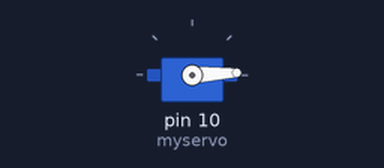
The sketch below on a simulated Arduino Uno, built with avr-gcc and run on an emulated ATmega328P. Parts: servo.

Above: at 0.05 s.
At 1.3 s:
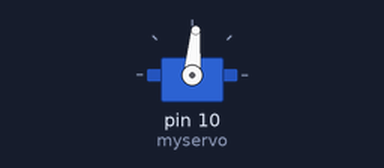
At 2.6 s:
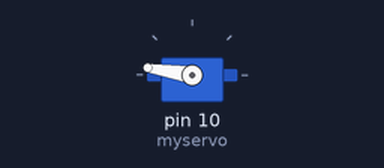
At 5.2 s:
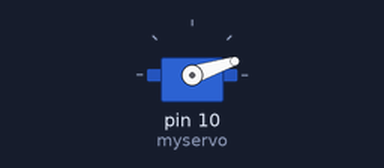
Timing chart, 0 to 7.1 s (numbered marks = the images above):
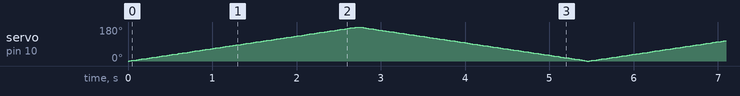

The sketch:

Servo_Motor.ino
```cpp
/*
In this example code we will see how to control an servo motor
through L293d motor driver shield.
This motor driver provides function of upto of two servo motors.
Servo motor(Eg. SG 90) comes with three female pin having positive in middle(generally
red in color), have signal and ground wire by side usally in orange and grey color respectively.
Servo 1 and Servo 2 signal wire on driver is connected with pin 10 and 9
on arduino uno board respectively.

 Lets take an example of sweep and run the servo motor.
*/
#include <Servo.h>  // Include the servo library

Servo myservo;  // Create servo object to control a servo motor

int pos = 0;    // Create a variable to store the servo position

void setup() {
  myservo.attach(10);  // Attaches the servo on motor driver servo header i.e., Servo 1 or Servo 2 and
  // write thee pin number accordingly.
}

void loop() {
  for (pos = 0; pos <= 180; pos += 1)
  {                                    // Goes from 0 degrees to 180 degrees in steps of 1 degree
    myservo.write(pos);                // Tell servo to go to position in variable 'pos'
    delay(15);                         // Waits 15 ms for the servo to reach the position
  }
  for (pos = 180; pos >= 0; pos -= 1)
  {                                   // Goes from 180 degrees to 0 degrees
    myservo.write(pos);               // Tell servo to go to position in variable 'pos'
    delay(15);                        // Waits 15 ms for the servo to reach the position
  }
}
```
